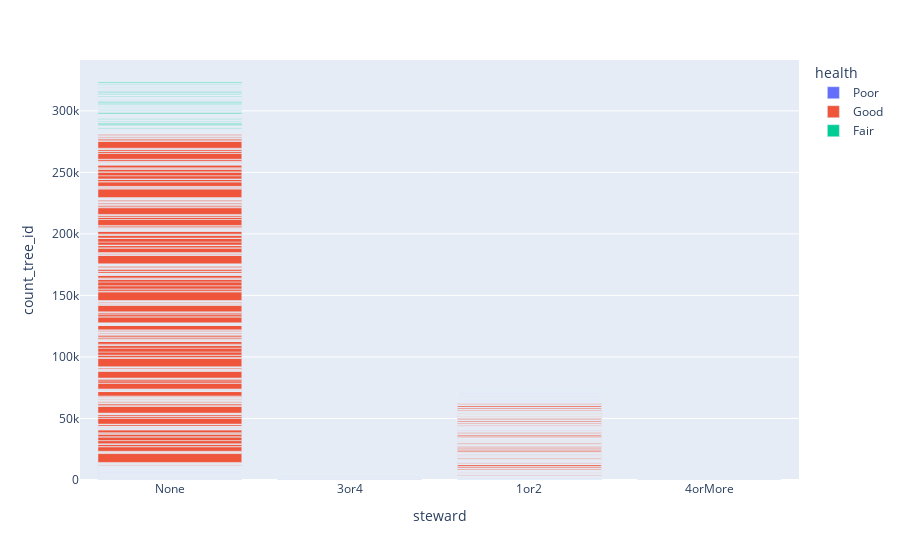

Notebook code cell kept with this figure:
### Markdown cell above
And this second graph will have the addition of the stewards, to show if their presense has made a difference in health. Again, with dropdowns for borough and tree species.

### Code cell
# on the app they will filter by boro
# and by species if they want

graph_2 = px.bar(data_frame = trees,
    x = 'steward',
    y = 'count_tree_id',
    color = 'health')

graph_2.show()

### Figure 1 — Plotly figure (JSON) as saved in the notebook; plotly's stock layout.template omitted (floating-point values rounded to 4 significant figures; data arrays with more than 128 entries replaced by an {"elided": "..."} marker saying what was removed)
{"data": [{"alignmentgroup": "True", "hovertemplate": "health=Poor<br>steward=%{x}<br>count_tree_id=%{y}<extra></extra>", "legendgroup": "Poor", "marker": {"color": "#636efa", "pattern": {"shape": ""}}, "name": "Poor", "offsetgroup": "Poor", "orientation": "v", "showlegend": true, "textposition": "auto", "type": "bar", "x": {"elided": "980 str values"}, "xaxis": "x", "y": {"elided": "980 int values"}, "yaxis": "y"}, {"alignmentgroup": "True", "hovertemplate": "health=Good<br>steward=%{x}<br>count_tree_id=%{y}<extra></extra>", "legendgroup": "Good", "marker": {"color": "#EF553B", "pattern": {"shape": ""}}, "name": "Good", "offsetgroup": "Good", "orientation": "v", "showlegend": true, "textposition": "auto", "type": "bar", "x": {"elided": "1830 str values"}, "xaxis": "x", "y": {"elided": "1830 int values"}, "yaxis": "y"}, {"alignmentgroup": "True", "hovertemplate": "health=Fair<br>steward=%{x}<br>count_tree_id=%{y}<extra></extra>", "legendgroup": "Fair", "marker": {"color": "#00cc96", "pattern": {"shape": ""}}, "name": "Fair", "offsetgroup": "Fair", "orientation": "v", "showlegend": true, "textposition": "auto", "type": "bar", "x": {"elided": "1320 str values"}, "xaxis": "x", "y": {"elided": "1320 int values"}, "yaxis": "y"}], "layout": {"barmode": "relative", "legend": {"title": {"text": "health"}, "tracegroupgap": 0}, "margin": {"t": 60}, "xaxis": {"anchor": "y", "domain": [0, 1], "title": {"text": "steward"}}, "yaxis": {"anchor": "x", "domain": [0, 1], "title": {"text": "count_tree_id"}}}}
